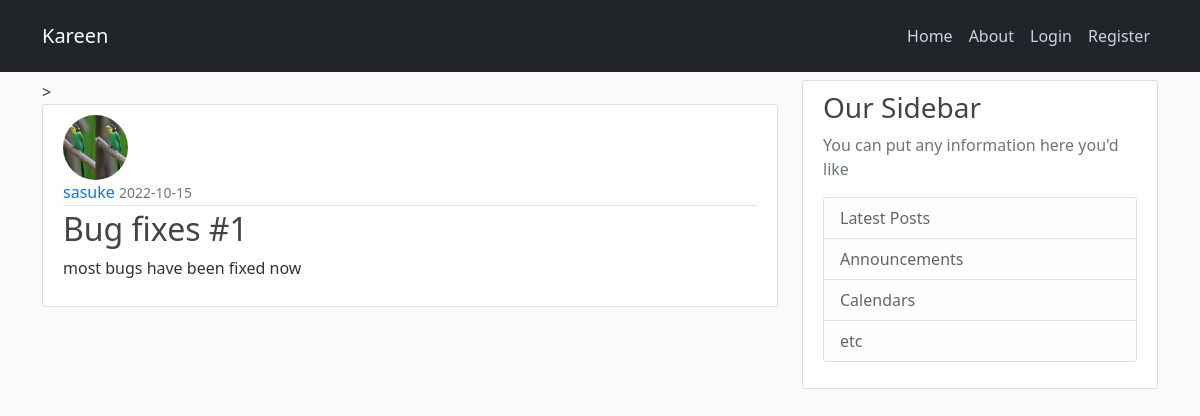
Page /post/9 on the committed database.
### flaskblog/models.py (models this page shows, shortened)
class User(db.Model, UserMixin):
    id = db.Column(db.Integer, primary_key = True)
    username = db.Column(db.String(20), unique = True, nullable = False)
    email = db.Column(db.String(120), unique = True, nullable = False)
    password = db.Column(db.String(60),  nullable = False)
    img_file = db.Column(db.String(20), nullable=False, default = 'default.jpg')
    post = db.relationship('Post', backref='author', lazy = True)

class Post(db.Model):
    id = db.Column(db.Integer, primary_key = True)
    title = db.Column(db.String(100), nullable=False)
    content = db.Column(db.Text, nullable=False)
    date_posted = db.Column(db.DateTime, nullable=False, default=datetime.utcnow)
    user_id = db.Column(db.Integer, db.ForeignKey('user.id'), nullable = False)

### flaskblog/posts/routes.py (the view)
@posts.route('/post/<int:post_id>', methods = ['GET', 'POST'])
def post(post_id):
    post = Post.query.get_or_404(post_id)
    return render_template('post.html', title= post.title, post=post)

### flaskblog/templates/post.html (shortened to what this page needs)
{% extends 'layout.html' %}
{% block content %}>
    <article class="media content-section">
        <img class = 'rounded-circle article-img' src="{{ url_for ('static', filename = 'profile_pic/' + post.author.img_file)}}">
        <div class="media-body">
            <div class="article-metadata">
                <a class="mr-2" href="{{ url_for('users.user_posts', username = post.author.username)}}" style="text-decoration: none;"> {{ post.author.username }} </a>
                <small class="text-muted"> {{ post.date_posted.strftime('%Y-%m-%d') }} </small>
            </div>
            <h2 class="article-title"> {{ post.title }} </h2>
            <p class="article-content"> {{ post.content }} </p>
        </div>
    </article>
{% endblock content %}

### flaskblog/static/main.css (style rules this page uses)
body { background: #fafafa; color: #333333; margin-top: 5rem; }
h1, h2, h3, h4, h5, h6 { color: #444444; }
.content-section { background: #ffffff; padding: 10px 20px; border: 1px solid #dddddd; border-radius: 3px; margin-bottom: 20px; }
.article-title { color: #444444; }
.article-content { white-space: pre-line; }
.article-img { height: 65px; width: 65px; margin-right: 16px; }
.article-metadata { padding-bottom: 1px; margin-bottom: 4px; border-bottom: 1px solid #e3e3e3 }

### rows in the picture
User: img_file (picture), author.username "sasuke"
Post: date_posted "2022-10-15", title "Bug fixes #1", content "most bugs have been fixed now"
